Frame 1 (no input): blank canvas, image omitted
Frame 60 (the mouse pressed at the canvas centre just before this capture): blank canvas, image omitted
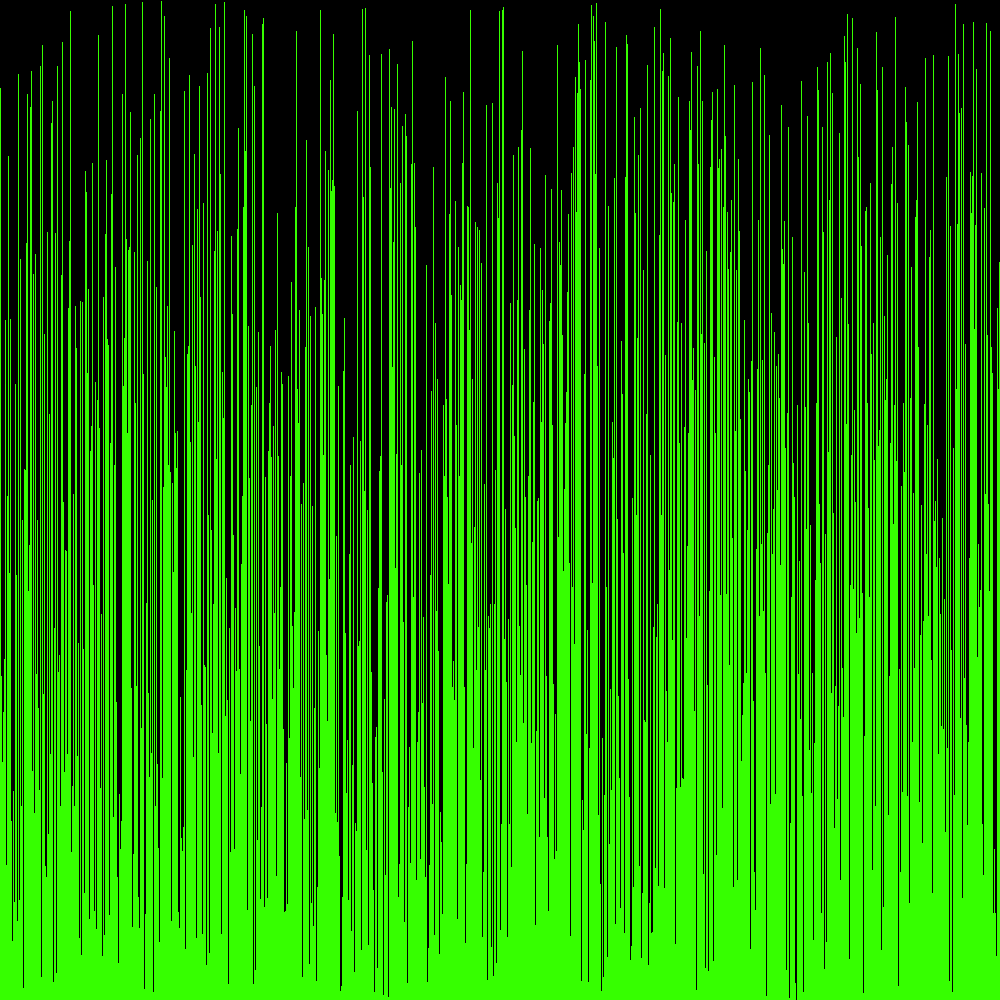
Frame 120 (the mouse held since frame 60 and released just before this capture)

The Processing sketch whose frames 1 and 60 were blank and that drew this single picture after the mouse press (run headless with seeded random() and noise(); from frame 60 on, the mouse is pressed at the canvas centre):

// Processing sketch: visualArraySorter
// ── visualArraySorter.pde
//1. create an array of ints. don't initialize it yet.
int[] in;
void setup() {
  //2. set the size of your window
  
  size(1000,1000);
  
  //  if you are using Processing 3, you cannot use variables
  //  because the developers don't know how programming is supposed to work.



  //3. initialize your array with the built in width variable

  in = new int[width];
  
  //4. initialize the ints in the array with random numbers
  //   from 0 to the built in height variable

  //5. call the noStroke() method
noStroke();
}

void draw() {
  //6. set the background color with background(r, g, b);
 background(0,0,0);
  //7. set the color for your graph

  //8. draw a rectangle for each int in your array.
  for (int i = 0; i < in.length; i++) {
    fill(54,255,0);
 rect(i,height,1,-in[i]);


  

  //   the x value will be the current index in the array
  
  //   the y value will the height variable
  //   the width is 1 (one)
  //   the height is negative the value of the element at the current index of the array
  }

  //9. call the stepSort method
  stepSort(in);
  //10. extract the code that randomizes the array into a method.

  //11. call the method you made in step 10 when the mouse is pressed
  
  if(mousePressed){
  randomizer();

  }
  
}
void randomizer(){
   for (int i = 0; i < in.length; i++) {
   in[i] = (int)random(height);
   }
}


void stepSort(int[] arr) {
  for (int i = 1; i < arr.length; i++) {
    if (arr[i - 1] > arr[i]) {
      int t = arr[i];
      arr[i] = arr[i - 1];
      arr[i - 1] = t;
    }
  }
}
